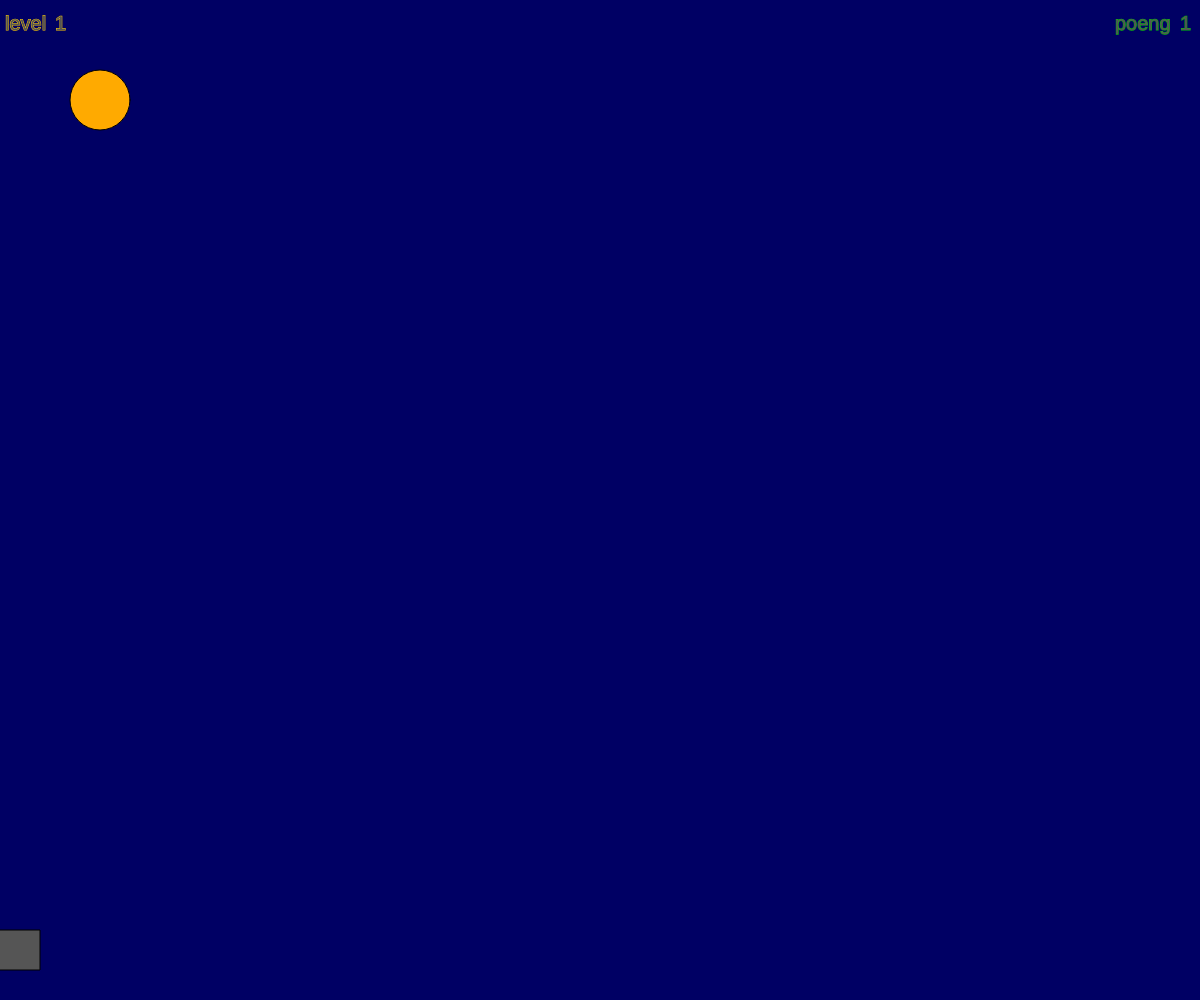
Frame 1 (no input)
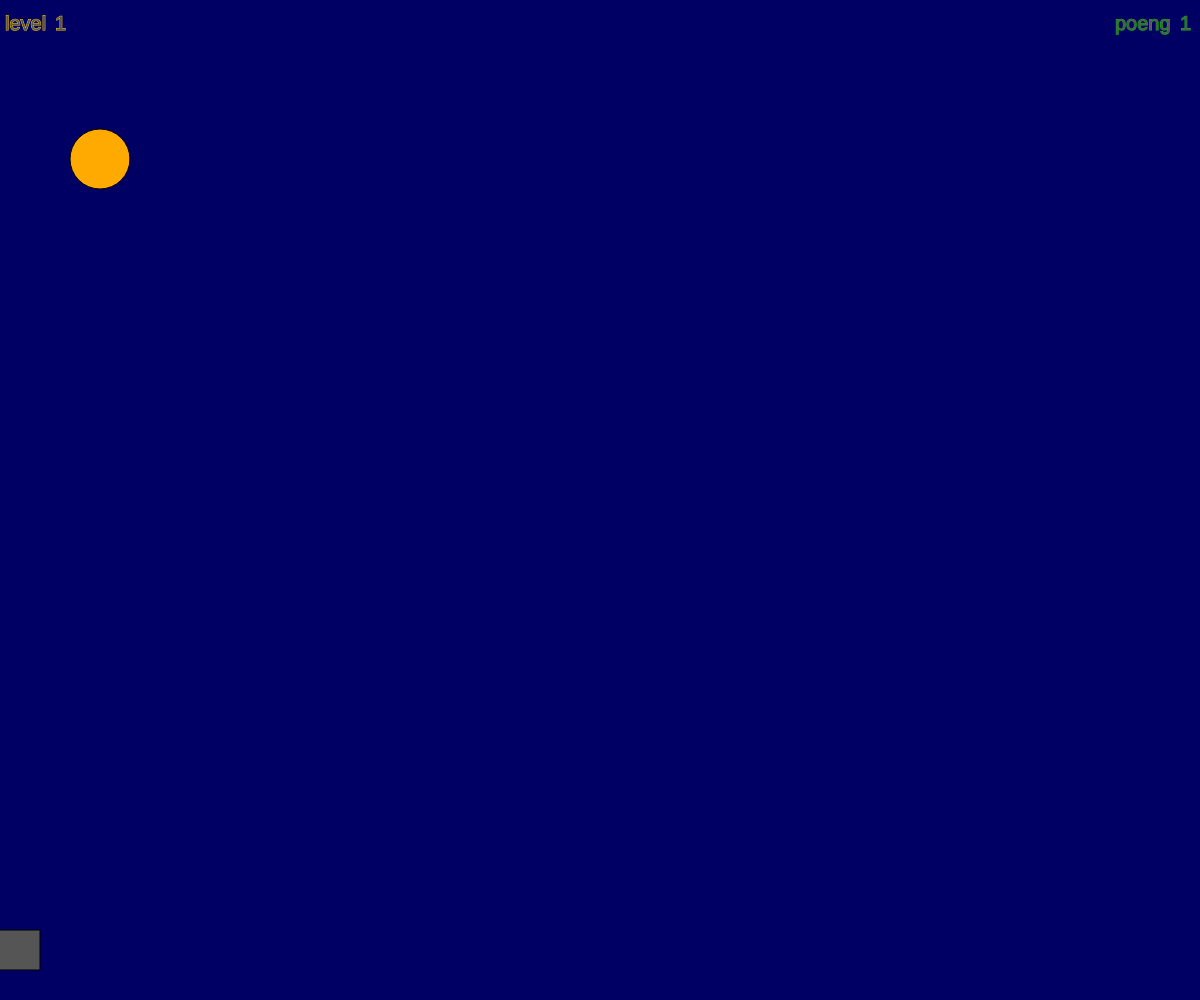
Frame 60 (no input)
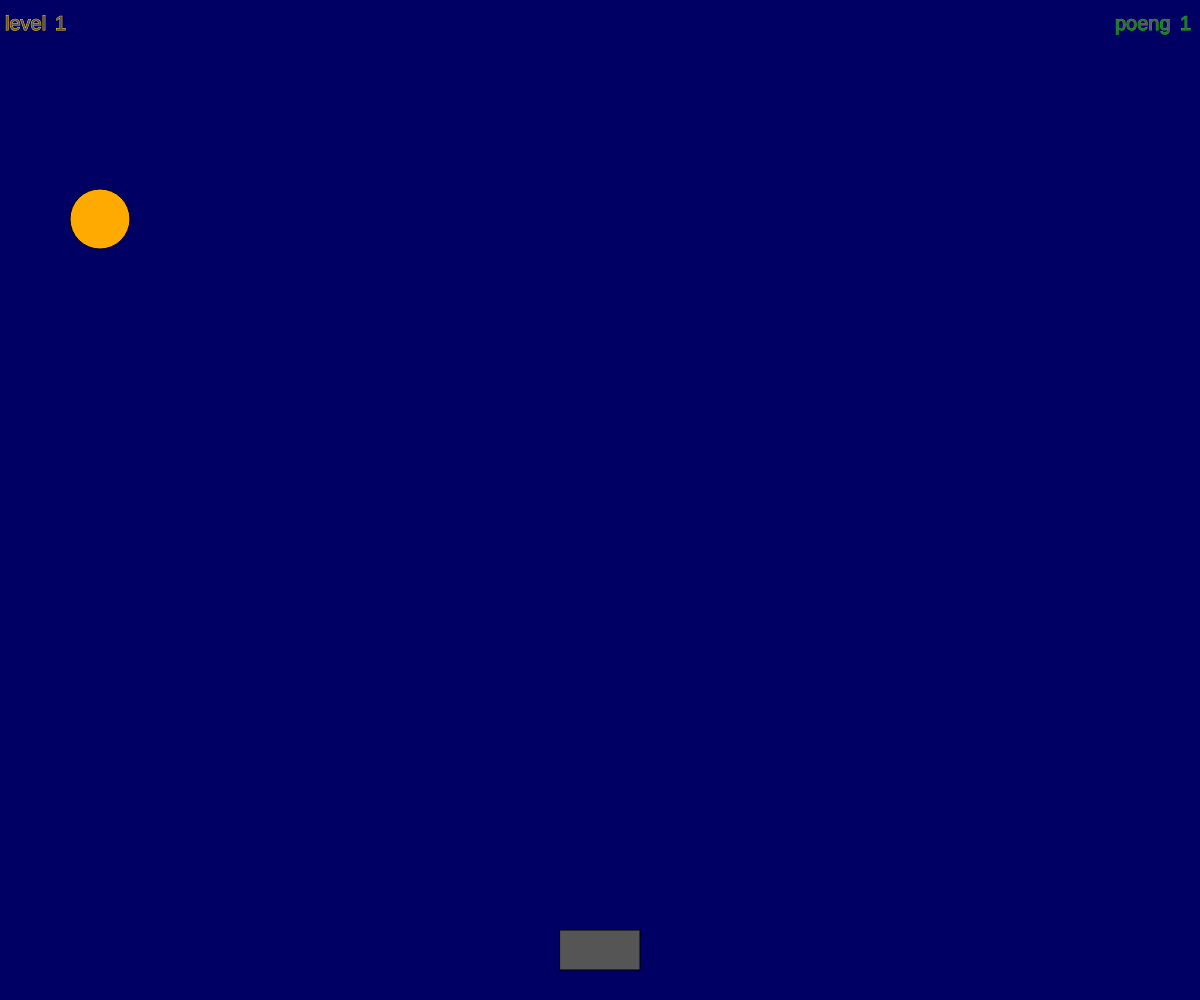
Frame 120 (the mouse pressed at the canvas centre since frame 60)

The p5.js sketch that drew these frames (run headless with seeded random() and noise() and a simulated clock; from frame 60 on, the mouse is pressed at the canvas centre):

// p5.js sketch
// ── sketch.js
let x = 100;
let r = 100;

let rP = 60;
let poeng = 0;

let f = 1;

let level = 1;

let ekstra = 0.5;

let p = 1;

function setup() {
  createCanvas(windowWidth, windowHeight);
}

function draw() {
  background(0, 0, 100);

  //du vant spillet, du kom i level 50

  function skriver() {
    textSize(20);

    stroke(255, 204, 0);

    text(level, 55, 30);

    stroke(255, 204, 0);

    text("level", 5, 30);

    stroke(0, 200, 0);
    text("poeng", width - 85, 30);
    text(p, width - 20, 30);
  }
  function figur() {
    //player

    fill(85, 85, 85);
    rect(mouseX - 40, height - 70, 80, 40);
  }

  // noStroke()
  //tegner panekake
  fill(255, 170, 0);
  circle(r, x, rP);

  //fart
  x = x + f;

  figur();

  if (x > height + 30) {
    x = 0;
    r = random(1, width);

    poeng = poeng - 1;
    f = 0;

    fill(55, 0, 0);
  }

  let avstand = dist(mouseX, height - 16, r, x);

  //nor berører pannekake
  if (avstand < 80) {
    r = random(1, width);

    x = 0;

    //poeng = poeng + 1

    p = p + 1;
    f = f + 1;
  }

  //skriver
  skriver();

  stroke(100, 0, 0);

  //GAME OVER
  if (poeng < 0) {
    text("GAME OVER!!!", width / 3.3, 70, 200);
    text("GAME OVER!!!", width / 3.3, 90, 200);
    text("GAME OVER!!!", width / 3.3, 110, 200);
    text("GAME OVER!!!", width / 3.3, 130, 200);
    text("GAME OVER!!!", width / 3.3, 150, 200);
    text("GAME OVER!!!", width / 3.3, 170, 200);
    noLoop();

    stroke(200, 200, 200);
    text("du komm i level", width / 3.3, 260);
    text(level, width / 3.3 + 150, 260);

    // kommentar
    fill(0, 0, 200);
    text("du kommer sikkert lenger neste gang :)", width / 3.3 - 105, 280);
  }
  stroke(0, 0, 0);

  print(f);

  if (p > 10) {
    f = 2 + ekstra;

    level = level + 1;

    ekstra = ekstra + 1.5;

    p = 1;
  }
}

function wait(time) {
  start = millis();
  do {
    current = millis();
  } while (current < start + time);
}
function skriver() {
  textSize(20);

  stroke(255, 204, 0);

  text(level, 55, 30);

  stroke(255, 204, 0);

  text("level", 5, 30);

  stroke(0, 200, 0);
  text("poeng", width - 85, 30);
  text(p, width - 20, 30);
}
function figur() {
  //player

  fill(85, 85, 85);
  rect(mouseX - 40, height - 70, 80, 40);
}
